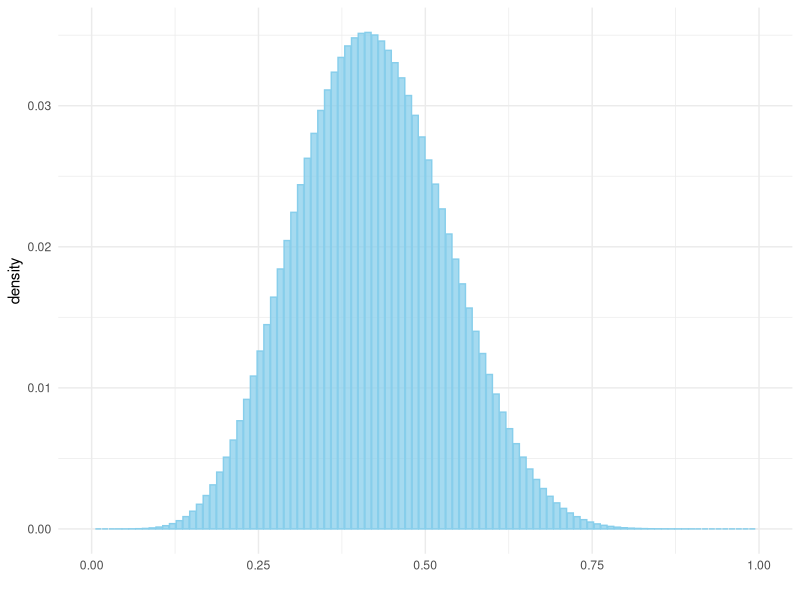

Here is the R script that generated this plot:
# libraries --------------------------------------------------------------------
library(ggplot2)

# grid based Bayesian inference ------------------------------------------------
# set grid resolution
resolution <- 100

# create the grid
grid <- seq(from = 0, to = 1, length.out = resolution)

# prior
prior <- rep(1, resolution)

# data
n <- 17
z <- 7

# likelihood
likelihood <- dbinom(z, n, prob = grid)

# posterior
posterior <- likelihood * prior

# normalize the posterior so it sums to 1
posterior <- posterior / sum(posterior)

# fairness calculation ---------------------------------------------------------
bottom_cut <- 0.3 * resolution
top_cut <- 0.7 * resolution
fairness <- sum(posterior[bottom_cut:top_cut])
cat(paste0("Fairness of the coin is: ", format(fairness, digits = 3), "."))

# fairness visualization -------------------------------------------------------
df <- data.frame(x = grid, y = posterior)
ggplot(data = df, aes(x = x, y = y)) +
  geom_bar(
    stat = "identity", color = "skyblue",
    fill = "skyblue", alpha = 0.75
  ) +
  xlim(0, 1) +
  xlab("") +
  ylab("density") +
  theme_minimal()
